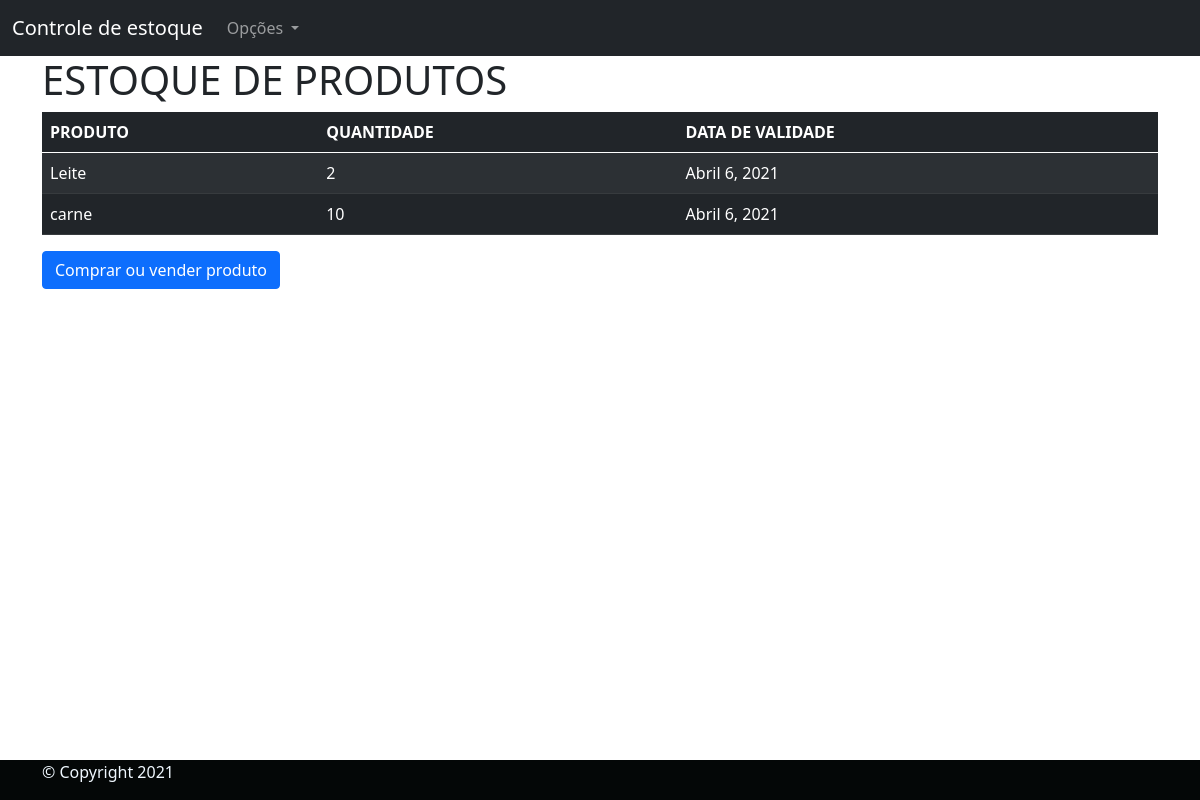
The page /Listar-produto/ on the database its author committed.
### estoque/models.py (models this page shows, shortened)
class ProdutoEstoque(models.Model):
    produto = models.ForeignKey(Produto, on_delete=models.CASCADE)
    quantidade = models.IntegerField(verbose_name="Quantidade de produto:")
    data_de_validade = models.DateField(verbose_name="Data de validade:")
    class Meta:
        verbose_name = "Estoque"
        verbose_name_plural = "Estoques"
        db_table = "Estoque"

class Produto(models.Model):
    categoria = models.CharField(
        verbose_name="Categoria:", max_length=30, choices=TIPO_ALIMENTO)
    nome = models.CharField(verbose_name="Nome do produto:", max_length=194)
    descricao = models.TextField(
        verbose_name="Descrição do produto:", max_length=194, blank=False, null=False)
    class Meta:
        verbose_name = "Produto"
        verbose_name_plural = "Produtos"
        db_table = "produto"
    def __str__(self):
        return self.nome

### estoque/views.py (the view)
# urls.py: path('Listar-produto/', listar_produto, name="listar_produto",),
def listar_produto(request):
    allproduto = ProdutoEstoque.objects.all()
    context = {
        "listProdutoEstoque": allproduto,
    }
    return render(request, "listar_produto.html", context)

### templates/listar_produto.html (shortened to what this page needs)
{% extends 'base.html' %}
{% block conteudo %}
<main class="container">
    <h1>ESTOQUE DE PRODUTOS</h1>
    {% if listProdutoEstoque %}
    <table class="table table-dark table-striped">
        <thead>
          <tr>
            <th scope="col">PRODUTO</th>
            <th scope="col">QUANTIDADE</th>
            <th scope="col">DATA DE VALIDADE</th>
        </thead>
        <tbody>
         {% for aux in listProdutoEstoque %}
        <tr>
            <td>{{aux.produto}}</td>
            <td>{{aux.quantidade}}</td>
            <td>{{aux.data_de_validade}}</td>
        </tr>
          {% endfor %}
        </tbody>
      </table>
        {% endif%}
        <div>
          <a href="{%url 'realizar_transacao' %}" class="btn btn-primary">Comprar ou vender produto</a>
      </div>
</main>
{% endblock %}

### static/estilo.css (style rules this page uses)
body { display: flex; min-height: 100vh; flex-direction: column; background-color: black; }
main { flex: 1 0 auto; }

### rows shown on the page
ProdutoEstoque: produto "Leite", quantidade "2", data_de_validade "Abril 6, 2021"
ProdutoEstoque: produto "carne", quantidade "10", data_de_validade "Abril 6, 2021"
